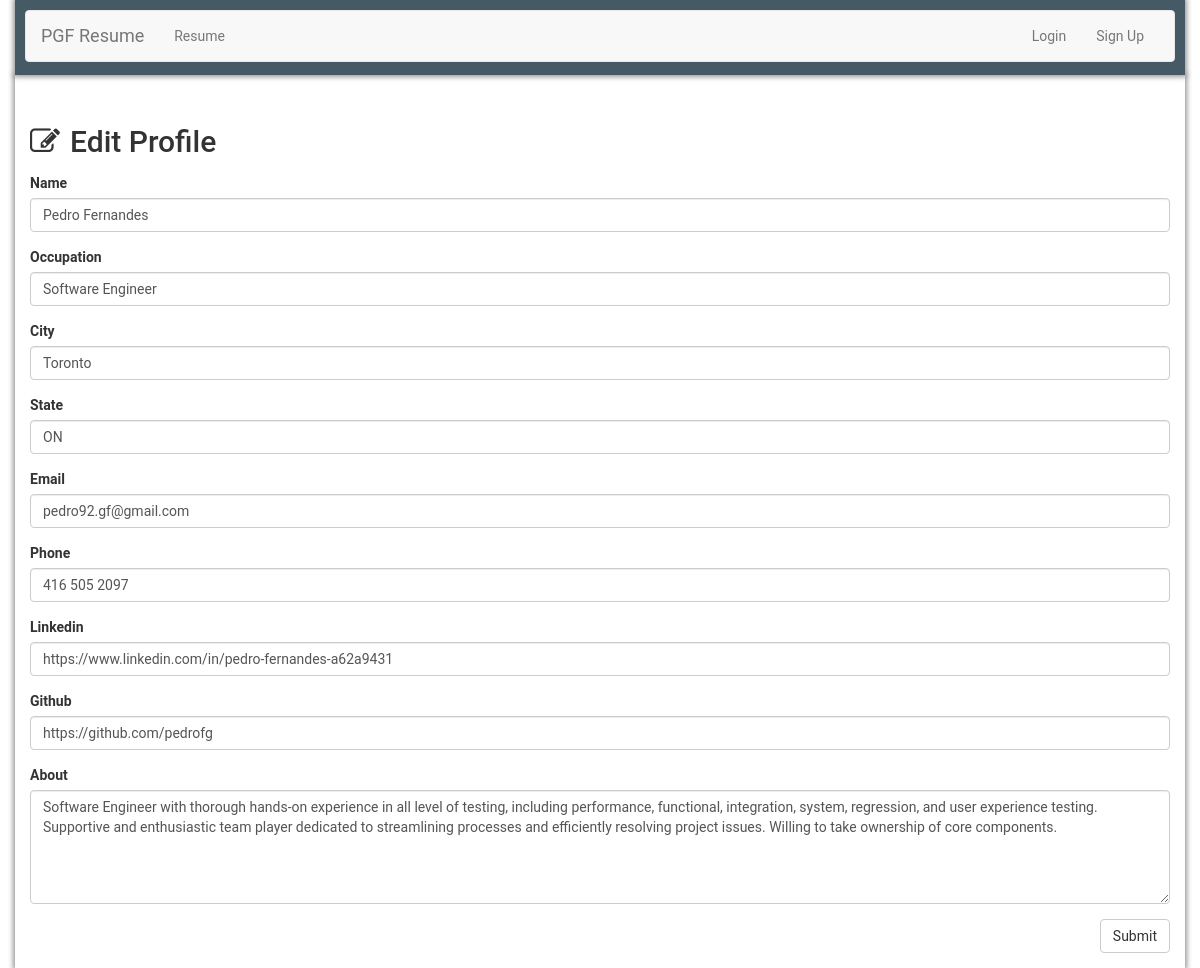
The app's page /profile.php with its own data.
### tables this page shows
CREATE TABLE `profile` (
  `id` int(11) NOT NULL,
  `name` varchar(100) NOT NULL,
  `occupation` varchar(100) NOT NULL,
  `city` varchar(100) NOT NULL,
  `state` varchar(100) NOT NULL,
  `email` varchar(100) NOT NULL,
  `phone` varchar(100) NOT NULL,
  `linkedin` varchar(100) NOT NULL,
  `github` varchar(100) NOT NULL,
  `about` text NOT NULL,
  `img_location` varchar(100) DEFAULT NULL
);

### database/database.php (called while the page is built, shortened)
<?php
class Database {
    private $host      = "localhost";
    private $user      = "root";
    private $pass      = "";
    private $dbname    = "resumedb";
    private $dbh;
    public function __construct() {
        $dsn = 'mysql:host=' . $this->host . ';dbname=' . $this->dbname;
        $options = array(
            PDO::ATTR_PERSISTENT    => true,
            PDO::ATTR_ERRMODE       => PDO::ERRMODE_EXCEPTION
        );
        try{
            $this->dbh = new PDO($dsn, $this->user, $this->pass, $options);
        }
        catch(PDOException $e){
            $this->error = $e->getMessage();
        }
    }
    public static function getInstance() {
        static $inst = null;
        if ($inst === null) {
            $inst = new Database();
        }
        return $inst;
    }
    public function query($query) {
      $sth = $this->dbh->prepare($query);
      $sth->execute();
      return $sth->fetchAll();
    }
}
?>

### profile.php (the view, shortened to what this page needs)
<?php
include_once 'header.php';
?>
<div class="row">
  <section class="personal-section col-md-12" style="margin-top: 30px;">
    <form id="form-profile" action="requests/edit_profile.php" method="post">
      <div class="form-group">
        <h2 class="title"><i class="fa fa-edit" aria-hidden="true" style="margin-right:10px;"></i>Edit Profile</h2>
      </div>
      <div class="form-group">
        <label for="name">Name</label>
        <input type="text" class="form-control" name="name" maxlength="100" value="<?php echo $name ?>">
      </div>
      <div class="form-group">
        <label for="name">Occupation</label>
        <input type="text" class="form-control" name="occupation" maxlength="100" value="<?php echo $occupation ?>">
      </div>
      <div class="form-group">
        <label for="name">City</label>
        <input type="text" class="form-control" name="city" maxlength="100" value="<?php echo $city ?>">
      </div>
      <div class="form-group">
        <label for="name">State</label>
        <input type="text" class="form-control" name="state" maxlength="100" value="<?php echo $state ?>">
      </div>
      <div class="form-group">
        <label for="name">Email</label>
        <input type="text" class="form-control" name="email" maxlength="100" value="<?php echo $email ?>">
      </div>
      <div class="form-group">
        <label for="name">Phone</label>
        <input type="text" class="form-control" name="phone" maxlength="100" value="<?php echo $phone ?>">
      </div>
      <div class="form-group">
        <label for="name">Linkedin</label>
        <input type="text" class="form-control" name="linkedin" maxlength="100" value="<?php echo $linkedin ?>">
      </div>
      <div class="form-group">
        <label for="name">Github</label>
        <input type="text" class="form-control" name="github" maxlength="100" value="<?php echo $github ?>">
      </div>
      <div class="form-group">
        <label for="name">About</label>
        <textarea class="form-control" rows="5" name="about" value=""><?php echo $about ?></textarea>
      </div>
      <div class="form-group text-right">
        <button type="submit" class="btn btn-default float-right">Submit</button>
      </div>
    </form>
  </section>
</div>

### style/style.css (style rules this page uses)
body { font-family: 'Roboto', sans-serif; padding-top: 75px; -webkit-font-smoothing: antialiased; -moz-osx-font-smoothing: grayscale; }

### records on screen
profile: name "Pedro Fernandes", occupation "Software Engineer", city "Toronto", state "ON", email "pedro92.gf@gmail.com", phone "416 505 2097", linkedin "https://www.linkedin.com/in/pedro-fernandes-a62a9431", github "https://github.com/pedrofg", about "Software Engineer with thorough hands-on experience in all level of testing, including performance, functional, integration, system, regression, and user experience testing. Supportive and enthusiastic team player dedicated to streamlining processes and efficiently resolving project issues. Willing to take ownership of core components."
